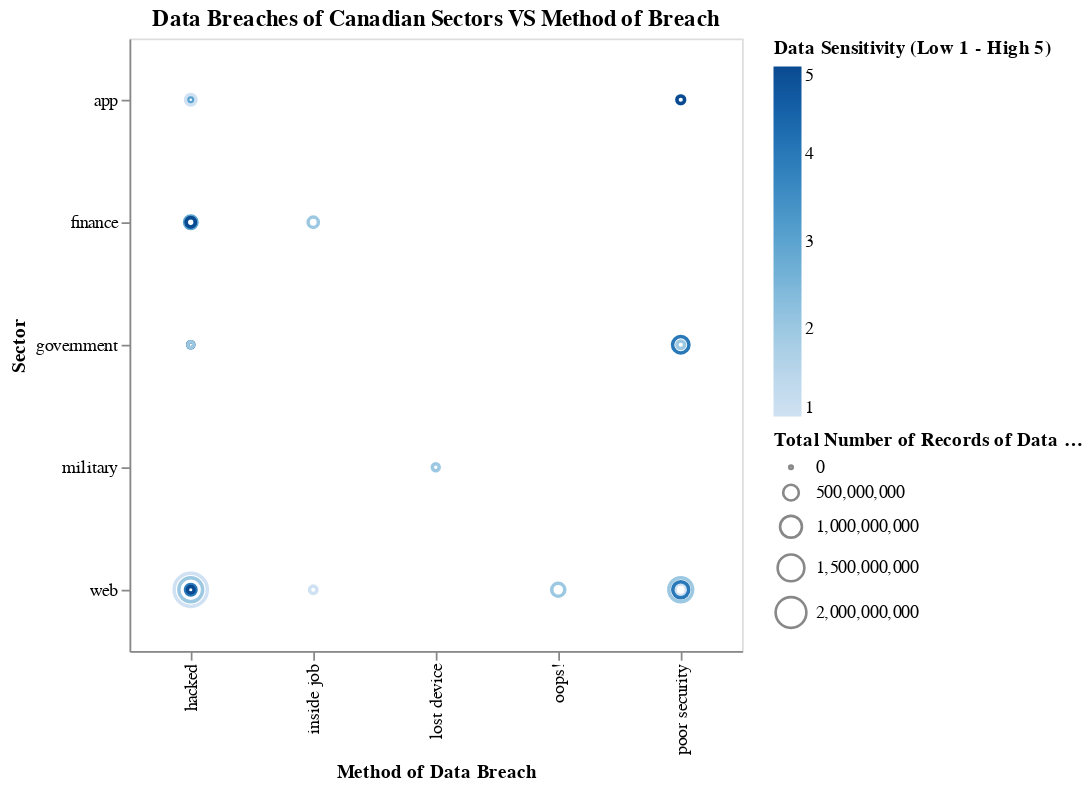

Write notebook code for a chart like this one.
### Code cell
scatter_some_sectors = alt.Chart(selected_sectors).mark_point().encode(
    x = alt.X("method", title = "Method of Data Breach"),
    y = alt.Y("sector", title = "Sector"),
    size = alt.Size("sum(records_lost)", title = "Total Number of Records of Data Breach"),
    color = alt.Color("data_sensitivity", title = "Data Sensitivity (Low 1 - High 5)")
).properties(
    width=350, # change size, the default is too small ...
    height=350,
    title = "Data Breaches of Canadian Sectors VS Method of Breach"
)

# Show the plot
scatter_some_sectors

### Figure 1 — Vega-Lite specification as saved in the notebook (floating-point values rounded to 4 significant figures)
{"$schema": "https://vega.github.io/schema/vega-lite/v4.17.0.json", "config": {"view": {"continuousHeight": 300, "continuousWidth": 400}}, "data": {"name": "data-a80691556cf25235d1b3472870a70d81"}, "datasets": {"data-a80691556cf25235d1b3472870a70d81": [{"data_sensitivity": 2, "date": "2021-09-01T00:00:00", "index": 5, "method": "poor security", "organisation": "Thailand visitors", "records_lost": 100000000, "sector": "government", "source_name": "South China Morning Post", "year": 2021}, {"data_sensitivity": 1, "date": "2021-07-01T00:00:00", "index": 10, "method": "hacked", "organisation": "Linkedin", "records_lost": 700000000, "sector": "web", "source_name": "9 to 5 mac", "year": 2021}, {"data_sensitivity": 2, "date": "2021-02-01T00:00:00", "index": 21, "method": "hacked", "organisation": "Experian Brazil", "records_lost": 220000000, "sector": "finance", "source_name": "ZDNet", "year": 2021}, {"data_sensitivity": 3, "date": "2020-12-01T00:00:00", "index": 28, "method": "hacked", "organisation": "SolarWinds", "records_lost": 50000000, "sector": "app", "source_name": "New York Times", "year": 2020}, {"data_sensitivity": 1, "date": "2020-01-01T00:00:00", "index": 41, "method": "poor security", "organisation": "Microsoft", "records_lost": 250000000, "sector": "web", "source_name": "Forbes", "year": 2020}, {"data_sensitivity": 2, "date": "2019-05-01T00:00:00", "index": 56, "method": "hacked", "organisation": "Canva", "records_lost": 139000000, "sector": "web", "source_name": "ZDNet", "year": 2019}, {"data_sensitivity": 1, "date": "2019-02-01T00:00:00", "index": 62, "method": "hacked", "organisation": "Dubsmash", "records_lost": 162000000, "sector": "web", "source_name": "The Register", "year": 2019}, {"data_sensitivity": 1, "date": "2019-02-01T00:00:00", "index": 63, "method": "hacked", "organisation": "ShareThis", "records_lost": 41000000, "sector": "web", "source_name": "The Register", "year": 2019}, {"data_sensitivity": 2, "date": "2019-05-01T00:00:00", "index": 86, "method": "poor security", "organisation": "Indian citizens", "records_lost": 275265298, "sector": "web", "source_name": "Bleeping Computer", "year": 2019}, {"data_sensitivity": 3, "date": "2019-07-01T00:00:00", "index": 88, "method": "hacked", "organisation": "Capital One", "records_lost": 100000000, "sector": "finance", "source_name": "Forbes", "year": 2019}, {"data_sensitivity": 2, "date": "2019-09-01T00:00:00", "index": 90, "method": "poor security", "organisation": "Facebook", "records_lost": 419000000, "sector": "web", "source_name": "Fast Company", "year": 2019}, {"data_sensitivity": 2, "date": "2018-12-01T00:00:00", "index": 98, "method": "poor security", "organisation": "Chinese resume leak", "records_lost": 202000000, "sector": "web", "source_name": "HackenProof", "year": 2018}, {"data_sensitivity": 2, "date": "2018-12-01T00:00:00", "index": 99, "method": "poor security", "organisation": "Google+", "records_lost": 52500000, "sector": "web", "source_name": "The Verge", "year": 2018}, {"data_sensitivity": 1, "date": "2018-12-01T00:00:00", "index": 100, "method": "hacked", "organisation": "Quora", "records_lost": 100000000, "sector": "web", "source_name": "NY Times", "year": 2018}, {"data_sensitivity": 1, "date": "2018-03-01T00:00:00", "index": 103, "method": "hacked", "organisation": "Facebook", "records_lost": 50000000, "sector": "web", "source_name": "Guardian", "year": 2018}, {"data_sensitivity": 1, "date": "2018-06-01T00:00:00", "index": 106, "method": "hacked", "organisation": "MyHeritage", "records_lost": 92283889, "sector": "web", "source_name": "Bloomberg", "year": 2018}, {"data_sensitivity": 1, "date": "2018-03-01T00:00:00", "index": 112, "method": "hacked", "organisation": "MyFitnessPal", "records_lost": 150000000, "sector": "app", "source_name": "Guardian", "year": 2018}, {"data_sensitivity": 1, "date": "2018-06-01T00:00:00", "index": 114, "method": "poor security", "organisation": "Nametests", "records_lost": 120000000, "sector": "app", "source_name": "Medium", "year": 2018}, {"data_sensitivity": 5, "date": "2018-06-01T00:00:00", "index": 116, "method": "poor security", "organisation": "Firebase", "records_lost": 100000000, "sector": "app", "source_name": "Bleeping Computer", "year": 2018}, {"data_sensitivity": 4, "date": "2018-03-01T00:00:00", "index": 117, "method": "poor security", "organisation": "Aadhaar", "records_lost": 550000000, "sector": "government", "source_name": "ZDNet", "year": 2018}, {"data_sensitivity": 2, "date": "2018-05-01T00:00:00", "index": 121, "method": "poor security", "organisation": "LocalBlox", "records_lost": 48000000, "sector": "web", "source_name": "UpGuard", "year": 2018}, {"data_sensitivity": 1, "date": "2017-11-01T00:00:00", "index": 139, "method": "hacked", "organisation": "Uber", "records_lost": 57000000, "sector": "app", "source_name": "Bloomberg", "year": 2017}, {"data_sensitivity": 4, "date": "2017-08-01T00:00:00", "index": 142, "method": "poor security", "organisation": "Spambot", "records_lost": 520000000, "sector": "web", "source_name": "The Guardian", "year": 2017}, {"data_sensitivity": 2, "date": "2017-03-01T00:00:00", "index": 149, "method": "oops!", "organisation": "River City Media", "records_lost": 340000000, "sector": "web", "source_name": "Guardian", "year": 2017}, {"data_sensitivity": 4, "date": "2017-09-01T00:00:00", "index": 159, "method": "hacked", "organisation": "Equifax", "records_lost": 143000000, "sector": "finance", "source_name": "UK Gov", "year": 2017}, {"data_sensitivity": 1, "date": "2016-05-01T00:00:00", "index": 161, "method": "hacked", "organisation": "LinkedIn", "records_lost": 117000000, "sector": "web", "source_name": "CNN", "year": 2016}, {"data_sensitivity": 1, "date": "2016-05-01T00:00:00", "index": 162, "method": "hacked", "organisation": "Tumblr", "records_lost": 65000000, "sector": "web", "source_name": "Vice", "year": 2016}, {"data_sensitivity": 2, "date": "2016-09-01T00:00:00", "index": 163, "method": "hacked", "organisation": "Yahoo", "records_lost": 500000000, "sector": "web", "source_name": "CNBC", "year": 2016}, {"data_sensitivity": 5, "date": "2016-04-01T00:00:00", "index": 165, "method": "hacked", "organisation": "Philippines’ Commission on Elections", "records_lost": 55000000, "sector": "government", "source_name": "Trend Micro", "year": 2016}, {"data_sensitivity": 2, "date": "2016-04-01T00:00:00", "index": 168, "method": "hacked", "organisation": "Turkish citizenship database", "records_lost": 49611709, "sector": "government", "source_name": "Business Insider", "year": 2016}, {"data_sensitivity": 4, "date": "2016-06-01T00:00:00", "index": 179, "method": "hacked", "organisation": "VK", "records_lost": 171000000, "sector": "web", "source_name": "Motherboard", "year": 2016}, {"data_sensitivity": 1, "date": "2016-05-01T00:00:00", "index": 182, "method": "hacked", "organisation": "MySpace", "records_lost": 164000000, "sector": "web", "source_name": "Vice", "year": 2016}, {"data_sensitivity": 1, "date": "2016-12-01T00:00:00", "index": 186, "method": "hacked", "organisation": "Dailymotion", "records_lost": 85200000, "sector": "web", "source_name": "ZDNet", "year": 2016}, {"data_sensitivity": 4, "date": "2016-10-01T00:00:00", "index": 187, "method": "hacked", "organisation": "Weebly", "records_lost": 43000000, "sector": "web", "source_name": "Tech Crunch", "year": 2016}, {"data_sensitivity": 1, "date": "2016-11-01T00:00:00", "index": 190, "method": "hacked", "organisation": "Friend Finder Network", "records_lost": 412000000, "sector": "web", "source_name": "ZDNet", "year": 2016}, {"data_sensitivity": 2, "date": "2015-12-01T00:00:00", "index": 197, "method": "poor security", "organisation": "Deep Root Analytics", "records_lost": 198000000, "sector": "web", "source_name": "Reuters, UpGuard", "year": 2015}, {"data_sensitivity": 5, "date": "2015-11-01T00:00:00", "index": 210, "method": "hacked", "organisation": "Securus Technologies", "records_lost": 70000000, "sector": "web", "source_name": "The Intercept", "year": 2015}, {"data_sensitivity": 1, "date": "2014-05-01T00:00:00", "index": 224, "method": "hacked", "organisation": "Ebay", "records_lost": 145000000, "sector": "web", "source_name": "Business Insider", "year": 2014}, {"data_sensitivity": 3, "date": "2014-10-01T00:00:00", "index": 227, "method": "hacked", "organisation": "JP Morgan Chase", "records_lost": 76000000, "sector": "finance", "source_name": "Deal Book", "year": 2014}, {"data_sensitivity": 5, "date": "2013-07-01T00:00:00", "index": 237, "method": "hacked", "organisation": "Massive American business hack", "records_lost": 160000000, "sector": "finance", "source_name": "Technology Review", "year": 2013}, {"data_sensitivity": 1, "date": "2013-04-01T00:00:00", "index": 242, "method": "hacked", "organisation": "Living Social", "records_lost": 50000000, "sector": "web", "source_name": "Naked Security, New York Times", "year": 2013}, {"data_sensitivity": 2, "date": "2016-12-01T00:00:00", "index": 243, "method": "hacked", "organisation": "Yahoo", "records_lost": 550000000, "sector": "web", "source_name": "NY Times, BBC", "year": 2013}, {"data_sensitivity": 1, "date": "2013-03-01T00:00:00", "index": 259, "method": "hacked", "organisation": "Evernote", "records_lost": 50000000, "sector": "web", "source_name": "Wired, Digital Trends", "year": 2013}, {"data_sensitivity": 2, "date": "2013-10-01T00:00:00", "index": 266, "method": "inside job", "organisation": "Court Ventures", "records_lost": 200000000, "sector": "finance", "source_name": "NY Times, Gov Tech", "year": 2013}, {"data_sensitivity": 1, "date": "2016-09-01T00:00:00", "index": 287, "method": "hacked", "organisation": "Last.fm", "records_lost": 43500000, "sector": "web", "source_name": "ZD Net", "year": 2012}, {"data_sensitivity": 1, "date": "2016-08-01T00:00:00", "index": 294, "method": "hacked", "organisation": "Dropbox", "records_lost": 68700000, "sector": "web", "source_name": "The Telegraph", "year": 2012}, {"data_sensitivity": 3, "date": "2009-01-01T00:00:00", "index": 345, "method": "hacked", "organisation": "Heartland", "records_lost": 130000000, "sector": "finance", "source_name": "Dark Reading", "year": 2009}, {"data_sensitivity": 2, "date": "2009-10-01T00:00:00", "index": 353, "method": "lost device ", "organisation": "US Military", "records_lost": 76000000, "sector": "military", "source_name": "Wired", "year": 2009}, {"data_sensitivity": 1, "date": "2004-06-01T00:00:00", "index": 391, "method": "inside job", "organisation": "AOL", "records_lost": 92000000, "sector": "web", "source_name": "CNN", "year": 2004}]}, "encoding": {"color": {"field": "data_sensitivity", "title": "Data Sensitivity (Low 1 - High 5)", "type": "quantitative"}, "size": {"aggregate": "sum", "field": "records_lost", "title": "Total Number of Records of Data Breach", "type": "quantitative"}, "x": {"field": "method", "title": "Method of Data Breach", "type": "nominal"}, "y": {"field": "sector", "title": "Sector", "type": "nominal"}}, "height": 350, "mark": "point", "title": "Data Breaches of Canadian Sectors VS Method of Breach", "width": 350}
